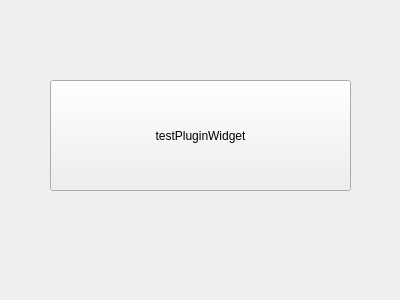
<?xml version="1.0" encoding="UTF-8"?>
<ui version="4.0">
 <class>Form</class>
 <widget class="QWidget" name="Form">
  <property name="geometry">
   <rect>
    <x>0</x>
    <y>0</y>
    <width>400</width>
    <height>300</height>
   </rect>
  </property>
  <property name="windowTitle">
   <string>Form</string>
  </property>
  <widget class="QPushButton" name="pushButton">
   <property name="geometry">
    <rect>
     <x>50</x>
     <y>80</y>
     <width>301</width>
     <height>111</height>
    </rect>
   </property>
   <property name="text">
    <string>testPluginWidget</string>
   </property>
  </widget>
 </widget>
 <resources/>
 <connections/>
</ui>
